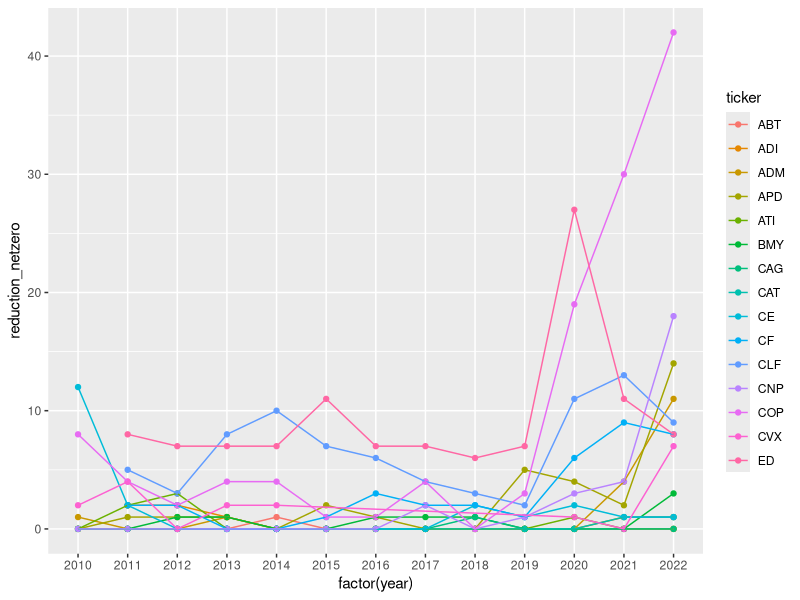
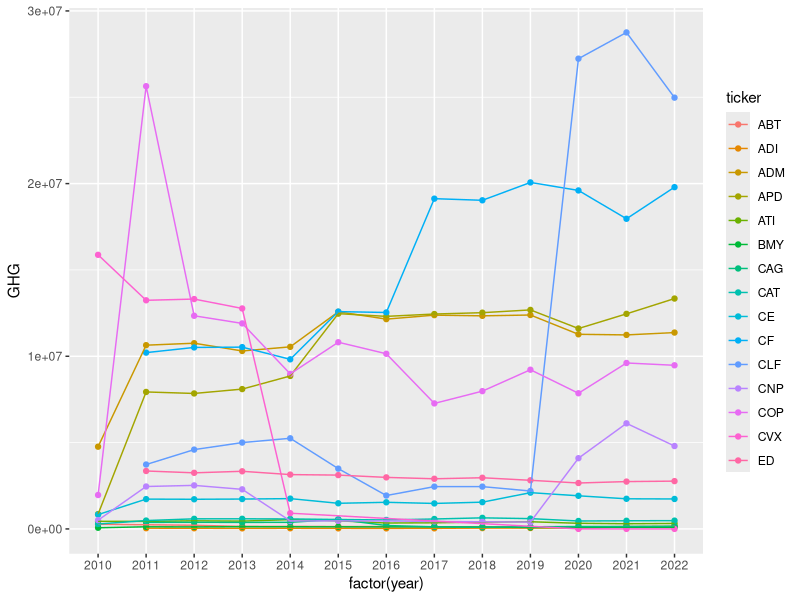
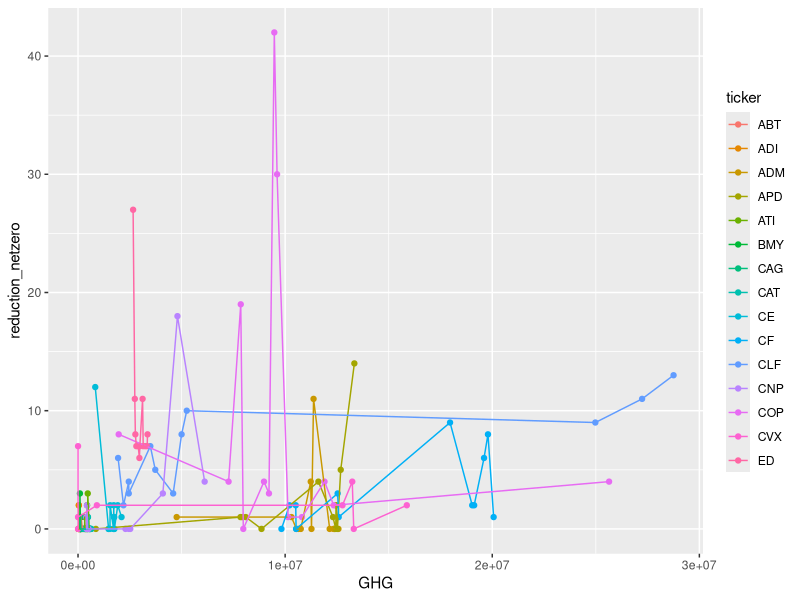

Recreate these plots in R, in order.
library('tidyverse')

finaldata <- read.csv('finaldata.csv')
finaldata <- finaldata %>%
  filter(!(is.na(PARENT.COMPANY)))
finaldata$reduction_netzero <- finaldata$reduction + finaldata$netzero
class(finaldata$year)

ggplot(finaldata, aes(x = factor(year), y = reduction_netzero, col = ticker, group = ticker)) +
  geom_point()+
  geom_line()

ggplot(finaldata, aes(x = factor(year), y = GHG, col = ticker, group = ticker))+
  geom_point()+
  geom_line()

ggplot(finaldata, aes(x = GHG, y = reduction_netzero, col = ticker, group = ticker))+
  geom_point()+
  geom_line()

